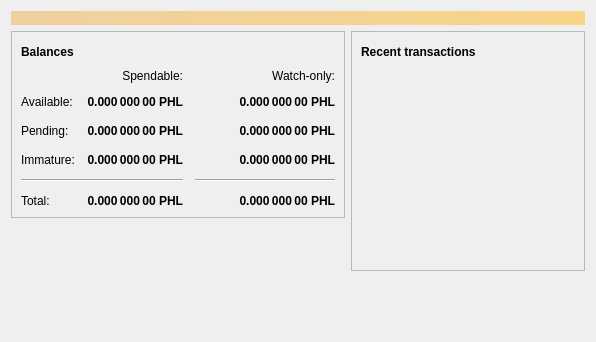
<?xml version="1.0" encoding="UTF-8"?>
<ui version="4.0">
 <class>OverviewPage</class>
 <widget class="QWidget" name="OverviewPage">
  <property name="geometry">
   <rect>
    <x>0</x>
    <y>0</y>
    <width>596</width>
    <height>342</height>
   </rect>
  </property>
  <property name="windowTitle">
   <string>Form</string>
  </property>
  <layout class="QVBoxLayout" name="topLayout">
   <item>
    <widget class="QLabel" name="labelAlerts">
     <property name="visible">
      <bool>false</bool>
     </property>
     <property name="styleSheet">
      <string notr="true">QLabel { background-color: qlineargradient(x1: 0, y1: 0, x2: 1, y2: 0, stop:0 #F0D0A0, stop:1 #F8D488); color:#000000; }</string>
     </property>
     <property name="wordWrap">
      <bool>true</bool>
     </property>
     <property name="margin">
      <number>3</number>
     </property>
     <property name="textInteractionFlags">
      <set>Qt::TextSelectableByMouse</set>
     </property>
    </widget>
   </item>
   <item>
    <layout class="QHBoxLayout" name="horizontalLayout" stretch="1,1">
     <item>
      <layout class="QVBoxLayout" name="verticalLayout_2">
       <item>
        <widget class="QFrame" name="frame">
         <property name="frameShape">
          <enum>QFrame::StyledPanel</enum>
         </property>
         <property name="frameShadow">
          <enum>QFrame::Raised</enum>
         </property>
         <layout class="QVBoxLayout" name="verticalLayout_4">
          <item>
           <layout class="QHBoxLayout" name="horizontalLayout_4">
            <item>
             <widget class="QLabel" name="label_5">
              <property name="font">
               <font>
                <weight>75</weight>
                <bold>true</bold>
               </font>
              </property>
              <property name="text">
               <string>Balances</string>
              </property>
             </widget>
            </item>
            <item>
             <widget class="QPushButton" name="labelWalletStatus">
              <property name="enabled">
               <bool>true</bool>
              </property>
              <property name="maximumSize">
               <size>
                <width>30</width>
                <height>16777215</height>
               </size>
              </property>
              <property name="toolTip">
               <string>The displayed information may be out of date. Your wallet automatically synchronizes with the placeh network after a connection is established, but this process has not completed yet.</string>
              </property>
              <property name="text">
               <string/>
              </property>
              <property name="icon">
               <iconset resource="../placeh.qrc">
                <normaloff>:/icons/warning</normaloff>
                <disabledoff>:/icons/warning</disabledoff>:/icons/warning</iconset>
              </property>
              <property name="iconSize">
               <size>
                <width>24</width>
                <height>24</height>
               </size>
              </property>
              <property name="flat">
               <bool>true</bool>
              </property>
             </widget>
            </item>
            <item>
             <spacer name="horizontalSpacer_3">
              <property name="orientation">
               <enum>Qt::Horizontal</enum>
              </property>
              <property name="sizeHint" stdset="0">
               <size>
                <width>40</width>
                <height>20</height>
               </size>
              </property>
             </spacer>
            </item>
           </layout>
          </item>
          <item>
           <layout class="QGridLayout" name="gridLayout">
            <property name="spacing">
             <number>12</number>
            </property>
            <item row="2" column="2">
             <widget class="QLabel" name="labelWatchPending">
              <property name="font">
               <font>
                <weight>75</weight>
                <bold>true</bold>
               </font>
              </property>
              <property name="cursor">
               <cursorShape>IBeamCursor</cursorShape>
              </property>
              <property name="toolTip">
               <string>Unconfirmed transactions to watch-only addresses</string>
              </property>
              <property name="text">
               <string notr="true">0.000 000 00 PHL</string>
              </property>
              <property name="alignment">
               <set>Qt::AlignRight|Qt::AlignTrailing|Qt::AlignVCenter</set>
              </property>
              <property name="textInteractionFlags">
               <set>Qt::LinksAccessibleByMouse|Qt::TextSelectableByKeyboard|Qt::TextSelectableByMouse</set>
              </property>
             </widget>
            </item>
            <item row="2" column="1">
             <widget class="QLabel" name="labelUnconfirmed">
              <property name="font">
               <font>
                <weight>75</weight>
                <bold>true</bold>
               </font>
              </property>
              <property name="cursor">
               <cursorShape>IBeamCursor</cursorShape>
              </property>
              <property name="toolTip">
               <string>Total of transactions that have yet to be confirmed, and do not yet count toward the spendable balance</string>
              </property>
              <property name="text">
               <string notr="true">0.000 000 00 PHL</string>
              </property>
              <property name="alignment">
               <set>Qt::AlignRight|Qt::AlignTrailing|Qt::AlignVCenter</set>
              </property>
              <property name="textInteractionFlags">
               <set>Qt::LinksAccessibleByMouse|Qt::TextSelectableByKeyboard|Qt::TextSelectableByMouse</set>
              </property>
             </widget>
            </item>
            <item row="3" column="2">
             <widget class="QLabel" name="labelWatchImmature">
              <property name="font">
               <font>
                <weight>75</weight>
                <bold>true</bold>
               </font>
              </property>
              <property name="cursor">
               <cursorShape>IBeamCursor</cursorShape>
              </property>
              <property name="toolTip">
               <string>Mined balance in watch-only addresses that has not yet matured</string>
              </property>
              <property name="text">
               <string notr="true">0.000 000 00 PHL</string>
              </property>
              <property name="alignment">
               <set>Qt::AlignRight|Qt::AlignTrailing|Qt::AlignVCenter</set>
              </property>
              <property name="textInteractionFlags">
               <set>Qt::LinksAccessibleByMouse|Qt::TextSelectableByKeyboard|Qt::TextSelectableByMouse</set>
              </property>
             </widget>
            </item>
            <item row="4" column="0" colspan="2">
             <widget class="Line" name="line">
              <property name="orientation">
               <enum>Qt::Horizontal</enum>
              </property>
             </widget>
            </item>
            <item row="4" column="2">
             <widget class="Line" name="lineWatchBalance">
              <property name="sizePolicy">
               <sizepolicy hsizetype="Preferred" vsizetype="Fixed">
                <horstretch>0</horstretch>
                <verstretch>0</verstretch>
               </sizepolicy>
              </property>
              <property name="minimumSize">
               <size>
                <width>140</width>
                <height>0</height>
               </size>
              </property>
              <property name="orientation">
               <enum>Qt::Horizontal</enum>
              </property>
             </widget>
            </item>
            <item row="5" column="0">
             <widget class="QLabel" name="labelTotalText">
              <property name="text">
               <string>Total:</string>
              </property>
             </widget>
            </item>
            <item row="3" column="1">
             <widget class="QLabel" name="labelImmature">
              <property name="font">
               <font>
                <weight>75</weight>
                <bold>true</bold>
               </font>
              </property>
              <property name="cursor">
               <cursorShape>IBeamCursor</cursorShape>
              </property>
              <property name="toolTip">
               <string>Mined balance that has not yet matured</string>
              </property>
              <property name="text">
               <string notr="true">0.000 000 00 PHL</string>
              </property>
              <property name="alignment">
               <set>Qt::AlignRight|Qt::AlignTrailing|Qt::AlignVCenter</set>
              </property>
              <property name="textInteractionFlags">
               <set>Qt::LinksAccessibleByMouse|Qt::TextSelectableByKeyboard|Qt::TextSelectableByMouse</set>
              </property>
             </widget>
            </item>
            <item row="2" column="3">
             <spacer name="horizontalSpacer_2">
              <property name="orientation">
               <enum>Qt::Horizontal</enum>
              </property>
              <property name="sizeHint" stdset="0">
               <size>
                <width>40</width>
                <height>20</height>
               </size>
              </property>
             </spacer>
            </item>
            <item row="3" column="0">
             <widget class="QLabel" name="labelImmatureText">
              <property name="text">
               <string>Immature:</string>
              </property>
             </widget>
            </item>
            <item row="5" column="1">
             <widget class="QLabel" name="labelTotal">
              <property name="font">
               <font>
                <weight>75</weight>
                <bold>true</bold>
               </font>
              </property>
              <property name="cursor">
               <cursorShape>IBeamCursor</cursorShape>
              </property>
              <property name="toolTip">
               <string>Your current total balance</string>
              </property>
              <property name="text">
               <string notr="true">0.000 000 00 PHL</string>
              </property>
              <property name="alignment">
               <set>Qt::AlignRight|Qt::AlignTrailing|Qt::AlignVCenter</set>
              </property>
              <property name="textInteractionFlags">
               <set>Qt::LinksAccessibleByMouse|Qt::TextSelectableByKeyboard|Qt::TextSelectableByMouse</set>
              </property>
             </widget>
            </item>
            <item row="5" column="2">
             <widget class="QLabel" name="labelWatchTotal">
              <property name="font">
               <font>
                <weight>75</weight>
                <bold>true</bold>
               </font>
              </property>
              <property name="cursor">
               <cursorShape>IBeamCursor</cursorShape>
              </property>
              <property name="toolTip">
               <string>Current total balance in watch-only addresses</string>
              </property>
              <property name="text">
               <string notr="true">0.000 000 00 PHL</string>
              </property>
              <property name="alignment">
               <set>Qt::AlignRight|Qt::AlignTrailing|Qt::AlignVCenter</set>
              </property>
              <property name="textInteractionFlags">
               <set>Qt::LinksAccessibleByMouse|Qt::TextSelectableByKeyboard|Qt::TextSelectableByMouse</set>
              </property>
             </widget>
            </item>
            <item row="0" column="2">
             <widget class="QLabel" name="labelWatchonly">
              <property name="text">
               <string>Watch-only:</string>
              </property>
              <property name="alignment">
               <set>Qt::AlignRight|Qt::AlignTrailing|Qt::AlignVCenter</set>
              </property>
             </widget>
            </item>
            <item row="1" column="0">
             <widget class="QLabel" name="labelBalanceText">
              <property name="text">
               <string>Available:</string>
              </property>
             </widget>
            </item>
            <item row="1" column="1">
             <widget class="QLabel" name="labelBalance">
              <property name="font">
               <font>
                <weight>75</weight>
                <bold>true</bold>
               </font>
              </property>
              <property name="cursor">
               <cursorShape>IBeamCursor</cursorShape>
              </property>
              <property name="toolTip">
               <string>Your current spendable balance</string>
              </property>
              <property name="text">
               <string notr="true">0.000 000 00 PHL</string>
              </property>
              <property name="alignment">
               <set>Qt::AlignRight|Qt::AlignTrailing|Qt::AlignVCenter</set>
              </property>
              <property name="textInteractionFlags">
               <set>Qt::LinksAccessibleByMouse|Qt::TextSelectableByKeyboard|Qt::TextSelectableByMouse</set>
              </property>
             </widget>
            </item>
            <item row="1" column="2">
             <widget class="QLabel" name="labelWatchAvailable">
              <property name="font">
               <font>
                <weight>75</weight>
                <bold>true</bold>
               </font>
              </property>
              <property name="cursor">
               <cursorShape>IBeamCursor</cursorShape>
              </property>
              <property name="toolTip">
               <string>Your current balance in watch-only addresses</string>
              </property>
              <property name="text">
               <string notr="true">0.000 000 00 PHL</string>
              </property>
              <property name="alignment">
               <set>Qt::AlignRight|Qt::AlignTrailing|Qt::AlignVCenter</set>
              </property>
              <property name="textInteractionFlags">
               <set>Qt::LinksAccessibleByMouse|Qt::TextSelectableByKeyboard|Qt::TextSelectableByMouse</set>
              </property>
             </widget>
            </item>
            <item row="2" column="0">
             <widget class="QLabel" name="labelPendingText">
              <property name="text">
               <string>Pending:</string>
              </property>
             </widget>
            </item>
            <item row="0" column="1">
             <widget class="QLabel" name="labelSpendable">
              <property name="text">
               <string>Spendable:</string>
              </property>
              <property name="alignment">
               <set>Qt::AlignRight|Qt::AlignTrailing|Qt::AlignVCenter</set>
              </property>
             </widget>
            </item>
           </layout>
          </item>
         </layout>
        </widget>
       </item>
       <item>
        <spacer name="verticalSpacer">
         <property name="orientation">
          <enum>Qt::Vertical</enum>
         </property>
         <property name="sizeHint" stdset="0">
          <size>
           <width>20</width>
           <height>40</height>
          </size>
         </property>
        </spacer>
       </item>
      </layout>
     </item>
     <item>
      <layout class="QVBoxLayout" name="verticalLayout_3">
       <item>
        <widget class="QFrame" name="frame_2">
         <property name="frameShape">
          <enum>QFrame::StyledPanel</enum>
         </property>
         <property name="frameShadow">
          <enum>QFrame::Raised</enum>
         </property>
         <layout class="QVBoxLayout" name="verticalLayout">
          <item>
           <layout class="QHBoxLayout" name="horizontalLayout_2">
            <item>
             <widget class="QLabel" name="label_4">
              <property name="font">
               <font>
                <weight>75</weight>
                <bold>true</bold>
               </font>
              </property>
              <property name="text">
               <string>Recent transactions</string>
              </property>
             </widget>
            </item>
            <item>
             <widget class="QPushButton" name="labelTransactionsStatus">
              <property name="enabled">
               <bool>true</bool>
              </property>
              <property name="maximumSize">
               <size>
                <width>30</width>
                <height>16777215</height>
               </size>
              </property>
              <property name="toolTip">
               <string>The displayed information may be out of date. Your wallet automatically synchronizes with the placeh network after a connection is established, but this process has not completed yet.</string>
              </property>
              <property name="text">
               <string/>
              </property>
              <property name="icon">
               <iconset resource="../placeh.qrc">
                <normaloff>:/icons/warning</normaloff>
                <disabledoff>:/icons/warning</disabledoff>:/icons/warning</iconset>
              </property>
              <property name="iconSize">
               <size>
                <width>24</width>
                <height>24</height>
               </size>
              </property>
              <property name="flat">
               <bool>true</bool>
              </property>
             </widget>
            </item>
            <item>
             <spacer name="horizontalSpacer">
              <property name="orientation">
               <enum>Qt::Horizontal</enum>
              </property>
              <property name="sizeHint" stdset="0">
               <size>
                <width>40</width>
                <height>20</height>
               </size>
              </property>
             </spacer>
            </item>
           </layout>
          </item>
          <item>
           <widget class="QListView" name="listTransactions">
            <property name="styleSheet">
             <string notr="true">QListView { background: transparent; }</string>
            </property>
            <property name="frameShape">
             <enum>QFrame::NoFrame</enum>
            </property>
            <property name="verticalScrollBarPolicy">
             <enum>Qt::ScrollBarAlwaysOff</enum>
            </property>
            <property name="horizontalScrollBarPolicy">
             <enum>Qt::ScrollBarAlwaysOff</enum>
            </property>
            <property name="selectionMode">
             <enum>QAbstractItemView::NoSelection</enum>
            </property>
           </widget>
          </item>
         </layout>
        </widget>
       </item>
       <item>
        <spacer name="verticalSpacer_2">
         <property name="orientation">
          <enum>Qt::Vertical</enum>
         </property>
         <property name="sizeHint" stdset="0">
          <size>
           <width>20</width>
           <height>40</height>
          </size>
         </property>
        </spacer>
       </item>
      </layout>
     </item>
    </layout>
   </item>
  </layout>
 </widget>
 <resources/>
 <connections/>
</ui>
